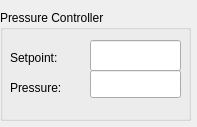
<?xml version="1.0" encoding="UTF-8"?>
<ui version="4.0">
 <class>ElPressWindow</class>
 <widget class="QDialog" name="ElPressWindow">
  <property name="geometry">
   <rect>
    <x>0</x>
    <y>0</y>
    <width>197</width>
    <height>127</height>
   </rect>
  </property>
  <property name="windowTitle">
   <string>Pressure</string>
  </property>
  <widget class="QGroupBox" name="groupBox_pressure">
   <property name="geometry">
    <rect>
     <x>0</x>
     <y>10</y>
     <width>191</width>
     <height>111</height>
    </rect>
   </property>
   <property name="contextMenuPolicy">
    <enum>Qt::DefaultContextMenu</enum>
   </property>
   <property name="title">
    <string>Pressure Controller</string>
   </property>
   <widget class="QLineEdit" name="lineEdit_pressure">
    <property name="geometry">
     <rect>
      <x>90</x>
      <y>60</y>
      <width>91</width>
      <height>28</height>
     </rect>
    </property>
    <property name="minimumSize">
     <size>
      <width>0</width>
      <height>28</height>
     </size>
    </property>
    <property name="readOnly">
     <bool>true</bool>
    </property>
   </widget>
   <widget class="QLabel" name="label_setpoint">
    <property name="geometry">
     <rect>
      <x>10</x>
      <y>40</y>
      <width>71</width>
      <height>16</height>
     </rect>
    </property>
    <property name="text">
     <string>Setpoint:</string>
    </property>
   </widget>
   <widget class="QLabel" name="label_pressure">
    <property name="geometry">
     <rect>
      <x>10</x>
      <y>70</y>
      <width>71</width>
      <height>16</height>
     </rect>
    </property>
    <property name="text">
     <string>Pressure:</string>
    </property>
   </widget>
   <widget class="QLineEdit" name="lineEdit_setpoint">
    <property name="geometry">
     <rect>
      <x>90</x>
      <y>30</y>
      <width>91</width>
      <height>31</height>
     </rect>
    </property>
    <property name="readOnly">
     <bool>false</bool>
    </property>
   </widget>
  </widget>
  <action name="action_pump">
   <property name="text">
    <string>Syringe pump</string>
   </property>
  </action>
  <action name="action_flows">
   <property name="text">
    <string>Flow controllers</string>
   </property>
  </action>
  <action name="action_pressure">
   <property name="text">
    <string>Pressure controller</string>
   </property>
  </action>
  <action name="action_valve2x3">
   <property name="text">
    <string>Double 3-ways valve</string>
   </property>
  </action>
  <action name="action_electrovalves">
   <property name="text">
    <string>Electro-valves</string>
   </property>
  </action>
 </widget>
 <resources/>
 <connections/>
</ui>
